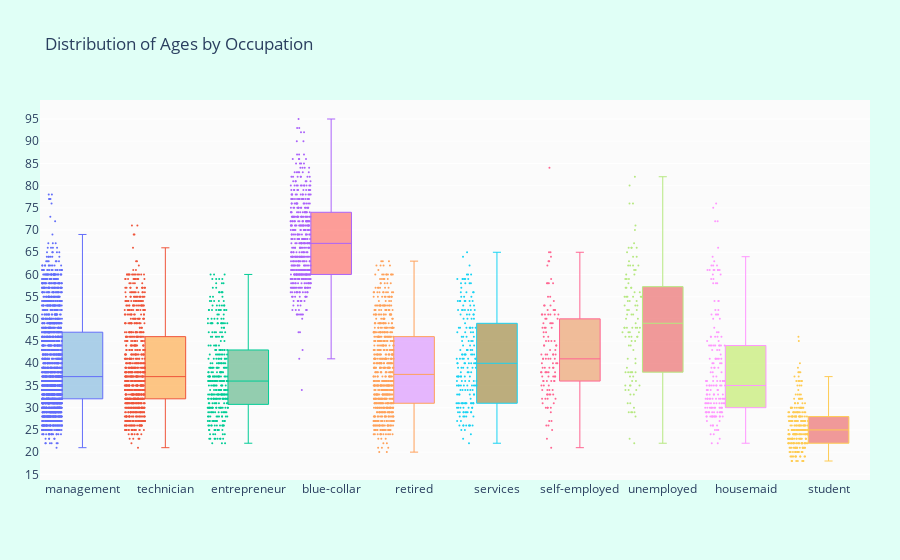

Here is the notebook cell this chart was saved with:
### Code cell
# Now let's see which occupation tended to have more balance in their accounts

suscribed_df = df.loc[df["deposit"] == "yes"]

occupations = df["job"].unique().tolist()

# Get the balances by jobs
management = suscribed_df["age"].loc[suscribed_df["job"] == "management"].values
technician = suscribed_df["age"].loc[suscribed_df["job"] == "technician"].values
services = suscribed_df["age"].loc[suscribed_df["job"] == "services"].values
retired = suscribed_df["age"].loc[suscribed_df["job"] == "retired"].values
blue_collar = suscribed_df["age"].loc[suscribed_df["job"] == "blue-collar"].values
unemployed = suscribed_df["age"].loc[suscribed_df["job"] == "unemployed"].values
entrepreneur = suscribed_df["age"].loc[suscribed_df["job"] == "entrepreneur"].values
housemaid = suscribed_df["age"].loc[suscribed_df["job"] == "housemaid"].values
self_employed = suscribed_df["age"].loc[suscribed_df["job"] == "self-employed"].values
student = suscribed_df["age"].loc[suscribed_df["job"] == "student"].values


ages = [management, technician, services, retired, blue_collar, unemployed, 
         entrepreneur, housemaid, self_employed, student]

colors = ['rgba(93, 164, 214, 0.5)', 'rgba(255, 144, 14, 0.5)',
          'rgba(44, 160, 101, 0.5)', 'rgba(255, 65, 54, 0.5)', 
          'rgba(207, 114, 255, 0.5)', 'rgba(127, 96, 0, 0.5)',
         'rgba(229, 126, 56, 0.5)', 'rgba(229, 56, 56, 0.5)',
         'rgba(174, 229, 56, 0.5)', 'rgba(229, 56, 56, 0.5)']

traces = []

for xd, yd, cls in zip(occupations, ages, colors):
        traces.append(go.Box(
            y=yd,
            name=xd,
            boxpoints='all',
            jitter=0.5,
            whiskerwidth=0.2,
            fillcolor=cls,
            marker=dict(
                size=2,
            ),
            line=dict(width=1),
        ))

layout = go.Layout(
    title='Distribution of Ages by Occupation',
    yaxis=dict(
        autorange=True,
        showgrid=True,
        zeroline=True,
        dtick=5,
        gridcolor='rgb(255, 255, 255)',
        gridwidth=1,
        zerolinecolor='rgb(255, 255, 255)',
        zerolinewidth=2,
    ),
    margin=dict(
        l=40,
        r=30,
        b=80,
        t=100,
    ),
    paper_bgcolor='rgb(224,255,246)',
    plot_bgcolor='rgb(251,251,251)',
    showlegend=False
)

fig = go.Figure(data=traces, layout=layout)
iplot(fig)

### Figure 1 — Plotly figure (JSON) as saved in the notebook; plotly's stock layout.template omitted (floating-point values rounded to 4 significant figures; data arrays with more than 128 entries replaced by an {"elided": "..."} marker saying what was removed)
{"data": [{"boxpoints": "all", "fillcolor": "rgba(93, 164, 214, 0.5)", "jitter": 0.5, "line": {"width": 1}, "marker": {"size": 2}, "name": "management", "type": "box", "whiskerwidth": 0.2, "y": {"elided": "1966 int values"}}, {"boxpoints": "all", "fillcolor": "rgba(255, 144, 14, 0.5)", "jitter": 0.5, "line": {"width": 1}, "marker": {"size": 2}, "name": "technician", "type": "box", "whiskerwidth": 0.2, "y": {"elided": "840 int values"}}, {"boxpoints": "all", "fillcolor": "rgba(44, 160, 101, 0.5)", "jitter": 0.5, "line": {"width": 1}, "marker": {"size": 2}, "name": "entrepreneur", "type": "box", "whiskerwidth": 0.2, "y": {"elided": "369 int values"}}, {"boxpoints": "all", "fillcolor": "rgba(255, 65, 54, 0.5)", "jitter": 0.5, "line": {"width": 1}, "marker": {"size": 2}, "name": "blue-collar", "type": "box", "whiskerwidth": 0.2, "y": {"elided": "516 int values"}}, {"boxpoints": "all", "fillcolor": "rgba(207, 114, 255, 0.5)", "jitter": 0.5, "line": {"width": 1}, "marker": {"size": 2}, "name": "retired", "type": "box", "whiskerwidth": 0.2, "y": {"elided": "708 int values"}}, {"boxpoints": "all", "fillcolor": "rgba(127, 96, 0, 0.5)", "jitter": 0.5, "line": {"width": 1}, "marker": {"size": 2}, "name": "services", "type": "box", "whiskerwidth": 0.2, "y": {"elided": "202 int values"}}, {"boxpoints": "all", "fillcolor": "rgba(229, 126, 56, 0.5)", "jitter": 0.5, "line": {"width": 1}, "marker": {"size": 2}, "name": "self-employed", "type": "box", "whiskerwidth": 0.2, "y": [23, 45, 37, 50, 30, 51, 53, 43, 47, 58, 42, 42, 36, 41, 40, 36, 33, 52, 33, 58, 45, 35, 34, 30, 51, 46, 27, 40, 43, 35, 50, 38, 41, 38, 48, 49, 50, 42, 48, 31, 44, 46, 51, 39, 27, 31, 45, 37, 41, 49, 39, 51, 30, 45, 38, 52, 41, 33, 30, 26, 26, 48, 34, 47, 51, 32, 36, 54, 42, 52, 49, 32, 51, 41, 49, 35, 34, 36, 34, 42, 58, 29, 39, 39, 37, 38, 37, 55, 38, 36, 52, 37, 42, 41, 44, 55, 39, 25, 53, 84, 51, 64, 36, 53, 62, 33, 65, 48, 58, 32, 63, 21, 44, 38, 65, 33, 32, 40, 40, 59, 63, 44, 38]}, {"boxpoints": "all", "fillcolor": "rgba(229, 56, 56, 0.5)", "jitter": 0.5, "line": {"width": 1}, "marker": {"size": 2}, "name": "unemployed", "type": "box", "whiskerwidth": 0.2, "y": [52, 53, 56, 41, 35, 57, 47, 44, 55, 35, 52, 55, 46, 51, 55, 39, 48, 53, 46, 44, 36, 59, 55, 40, 51, 59, 57, 34, 33, 34, 59, 48, 37, 62, 65, 50, 33, 41, 62, 76, 51, 28, 57, 60, 38, 23, 38, 47, 43, 35, 37, 36, 38, 55, 35, 58, 49, 47, 70, 34, 45, 48, 63, 50, 52, 47, 66, 62, 76, 53, 38, 57, 54, 46, 45, 62, 71, 54, 46, 29, 66, 64, 38, 64, 29, 80, 48, 66, 54, 38, 56, 31, 55, 29, 46, 48, 66, 55, 22, 82, 48, 60, 30, 48, 29, 67, 61, 61, 31]}, {"boxpoints": "all", "fillcolor": "rgba(174, 229, 56, 0.5)", "jitter": 0.5, "line": {"width": 1}, "marker": {"size": 2}, "name": "housemaid", "type": "box", "whiskerwidth": 0.2, "y": {"elided": "187 int values"}}, {"boxpoints": "all", "fillcolor": "rgba(229, 56, 56, 0.5)", "jitter": 0.5, "line": {"width": 1}, "marker": {"size": 2}, "name": "student", "type": "box", "whiskerwidth": 0.2, "y": {"elided": "269 int values"}}], "layout": {"margin": {"b": 80, "l": 40, "r": 30, "t": 100}, "paper_bgcolor": "rgb(224,255,246)", "plot_bgcolor": "rgb(251,251,251)", "showlegend": false, "title": {"text": "Distribution of Ages by Occupation"}, "yaxis": {"autorange": true, "dtick": 5, "gridcolor": "rgb(255, 255, 255)", "gridwidth": 1, "showgrid": true, "zeroline": true, "zerolinecolor": "rgb(255, 255, 255)", "zerolinewidth": 2}}}
